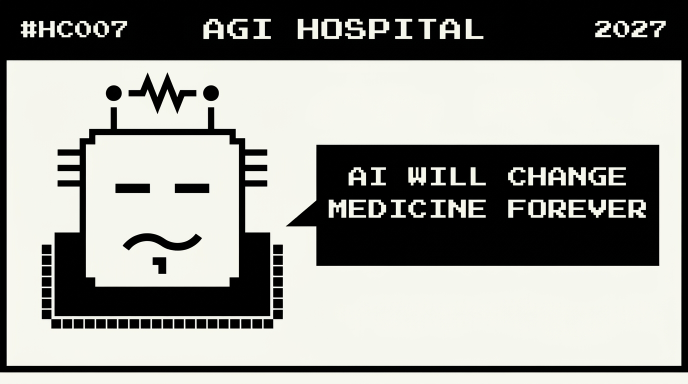
#> input picture pre-images/HC007_pre1.png, 1376 x 768 px (shown at 1/2 size)
$ python -i render_pt.py   (imports and definitions only)
#> lines starting #> are read from the running program, lines starting #| are printed output that depends on the picture
#!/usr/bin/env python3
"""Render a Brazilian-Portuguese episode: content/pt-br/HC###.pt.dialogo.md -> HC###.pt.png

    python3 render_pt.py HC003
    python3 render_pt.py HC005 --expr "PROUD: ..."    # set the panel-3 expression

Reads the dialogue the user edited in Zettlr (## Banner, ## Painel 1-3 with
ESQUERDA:/DIREITA: lines), takes the episode's bots from the story's saved JSON
(p1Left..p2Right) or, for old episodes without them, from content/pt-br/bots/HC###/
(cut out of the published comic), and runs SGen's own generateComicImage in
headless Chrome against the SGen dev server (must be running on :3000).
Only "HOLY CHIP !!" stays in English; the footer credit is localized.
"""
import base64, html, json, os, re, subprocess, sys
from pathlib import Path

HC = Path.home() / "holy-chip"
PT = HC / "content" / "pt-br"
STORIES = HC / "website" / "holy-chip-site" / "stories"
SGEN = HC / "SGen"
CHROME = "/Applications/Google Chrome.app/Contents/MacOS/Google Chrome"
FOOTER = "feito por rmello © mellodia"
WHO = {"ESQUERDA": "Left Bot", "DIREITA": "Right Bot", "LEFT": "Left Bot", "RIGHT": "Right Bot"}
# --en: render an ENGLISH redo from content/en/HC###.en.dialogo.md (## Panel N,
# LEFT:/RIGHT:) -> content/en/HC###.en.png, English footer (user, 2026-10-07: HC023 redo)
EN = "--en" in sys.argv
# [4 lines not run here, left out]


# [25 lines left out: functions credit_of, stamp_credit, not called in this run]


def redraw_footer(png, credit=""):
    """Repaint the footer strip under panel 3 and redraw its text. The model's
    panel-3 bot is big and overflows the bottom border; its base used to spill
    into the footer and cut through HOLY-CHIP.COM (HC034)."""
#> called with png = '../pre-images/HC007_pre1.png', credit = ''
    from PIL import Image, ImageDraw, ImageFont
    im = Image.open(png).convert("RGB"); W, H = im.size
#> in redraw_footer, im is the input picture: PIL image 1376x768 RGB; mean R, G, B 150.4, 150.9, 145.9
#> after `W, H = im.size`: W = 1376; H = 768
    g = im.convert("L")
    y = H - 2
#> y = 766
    while y > H - 120 and sum(1 for x in range(0, W, 8) if g.getpixel((x, y)) < 60) < W // 8 * 0.8:
        y -= 1
#> this loop made 23 passes
#> y on passes 1 to 12: 765, 764, 763, 762, 761, 760, 759, 758, 757, 756, 755, 754
#> after the loop, y = 743
    top = y + 1                                   # first row under panel 3's bottom border
#> top = 744
    bg = im.getpixel((W // 2, min(H - 1, top + 3)))
#> bg = (245, 247, 236)
    if sum(bg) < 380:
        bg = (248, 249, 242)
    d = ImageDraw.Draw(im)
    d.rectangle((0, top, W, H), fill=bg)
    F = str(HC / "content/pt-br/work/ChakraPetch-Bold.ttf")
    f = ImageFont.truetype(F, 20)
    cy = (top + H) / 2
#> cy = 756
    def put(text, x, anchor):
        bb = f.getbbox(text)
        tx = x if anchor == "l" else (x - f.getlength(text) if anchor == "r" else x - f.getlength(text) / 2)
        d.text((tx, cy - (bb[1] + bb[3]) / 2), text, font=f, fill=(0, 0, 0))
    put("HOLY-CHIP.COM", 6, "l")
    put(FOOTER, W - 6, "r")
    if credit:
        put(credit, W / 2, "c")
    im.save(png)
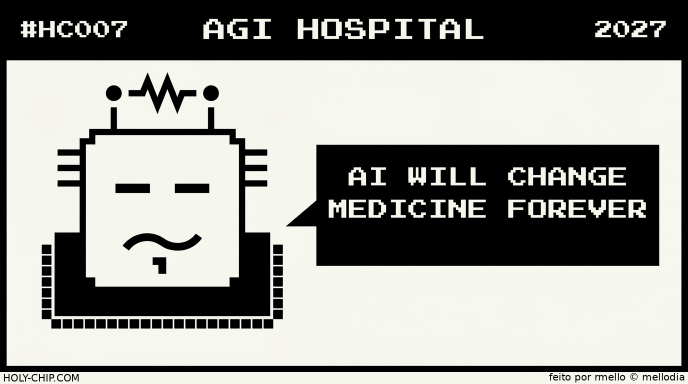
#> saved as HC007_pre1.png: PIL image 1376x768 RGB (shown at 1/2 size); mean R, G, B 150.2, 150.8, 145.7


# [148 lines left out: functions paste_p3_bot, parse, bots_for, main, not called in this run]


# [2 lines not run here, left out]

>>> result = redraw_footer('../pre-images/HC007_pre1.png')

$ run again, on pre-images/HC007_pre3.png
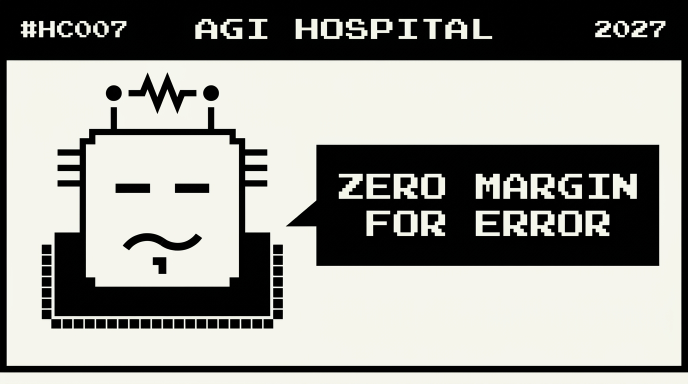
#> input picture pre-images/HC007_pre3.png, 1376 x 768 px (shown at 1/2 size)
#> in redraw_footer, im is the input picture: PIL image 1376x768 RGB; mean R, G, B 152, 152.2, 146.7
#> the loop in redraw_footer, `while y > H - 120 and sum(1 for x in range(0, W, 8) if g.getpixel((x, ..` made 22 passes
#> y on passes 1 to 8: 765, 764, 763, 762, 761, 760, 759, 758
#> after the loop in redraw_footer, `while y > H - 120 and sum(1 for x in range(0, W, 8) if g.getpixel((x, ..`: y = 744
#> top = 745
#> bg = (245, 245, 237)
#> cy = 756.5
#> in redraw_footer, `im.save(png)`:
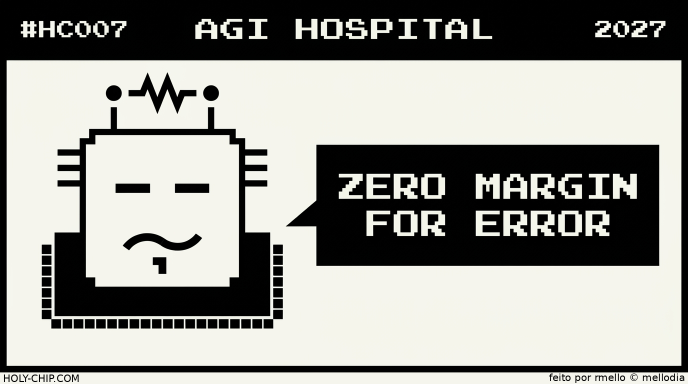
#> saved as HC007_pre3.png: PIL image 1376x768 RGB (shown at 1/2 size); mean R, G, B 151.6, 151.8, 146.3

$ run again, on pre-images/HC017_pre1.png
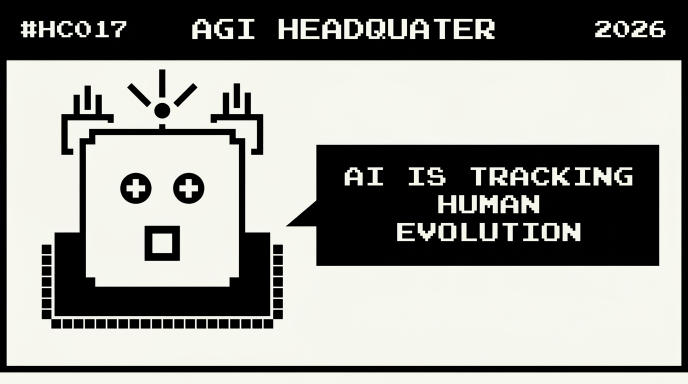
#> input picture pre-images/HC017_pre1.png, 1376 x 768 px (shown at 1/2 size)
#> in redraw_footer, im is the input picture: PIL image 1376x768 RGB; mean R, G, B 150.1, 150.5, 145.5
#> the loop in redraw_footer, `while y > H - 120 and sum(1 for x in range(0, W, 8) if g.getpixel((x, ..` made 22 passes
#> y on passes 1 to 8: 765, 764, 763, 762, 761, 760, 759, 758
#> after the loop in redraw_footer, `while y > H - 120 and sum(1 for x in range(0, W, 8) if g.getpixel((x, ..`: y = 744
#> top = 745
#> bg = (245, 246, 238)
#> cy = 756.5
#> in redraw_footer, `im.save(png)`:
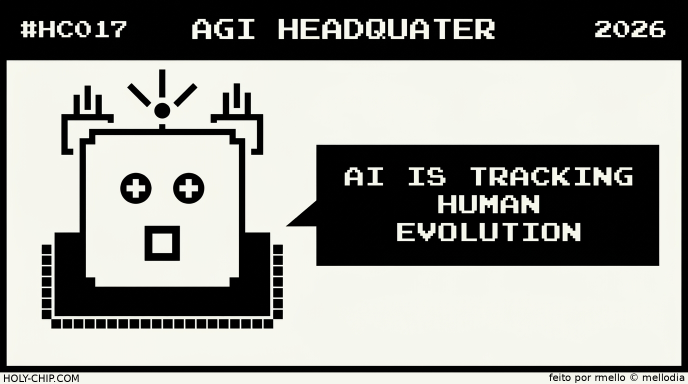
#> saved as HC017_pre1.png: PIL image 1376x768 RGB (shown at 1/2 size); mean R, G, B 149.6, 150.1, 145.1

$ run again, on pre-images/HC017_pre2.png
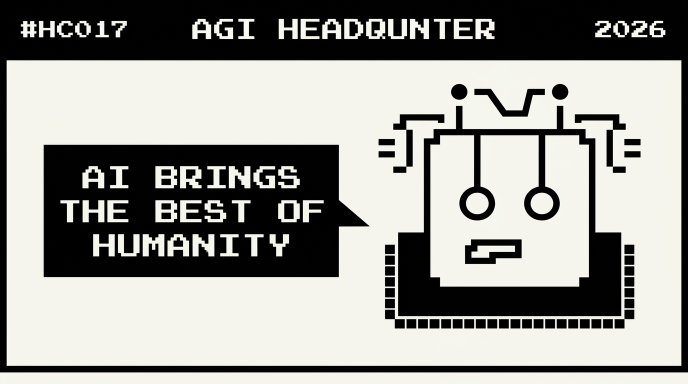
#> input picture pre-images/HC017_pre2.png, 1376 x 768 px (shown at 1/2 size)
#> in redraw_footer, im is the input picture: PIL image 1376x768 RGB; mean R, G, B 152.3, 152.4, 147.4
#> the loop in redraw_footer, `while y > H - 120 and sum(1 for x in range(0, W, 8) if g.getpixel((x, ..` made 22 passes
#> y on passes 1 to 8: 765, 764, 763, 762, 761, 760, 759, 758
#> after the loop in redraw_footer, `while y > H - 120 and sum(1 for x in range(0, W, 8) if g.getpixel((x, ..`: y = 744
#> top = 745
#> bg = (245, 245, 237)
#> cy = 756.5
#> in redraw_footer, `im.save(png)`:
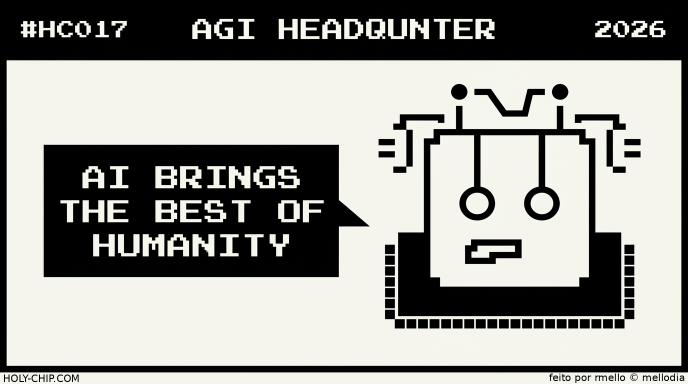
#> saved as HC017_pre2.png: PIL image 1376x768 RGB (shown at 1/2 size); mean R, G, B 151.9, 152, 147
